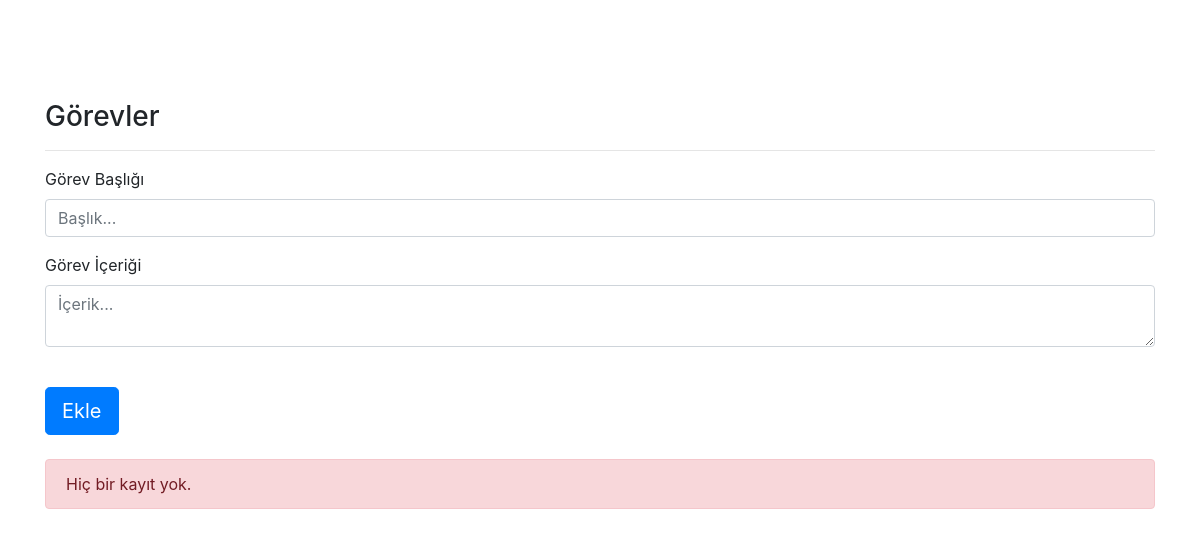
Before: / with the older database file.
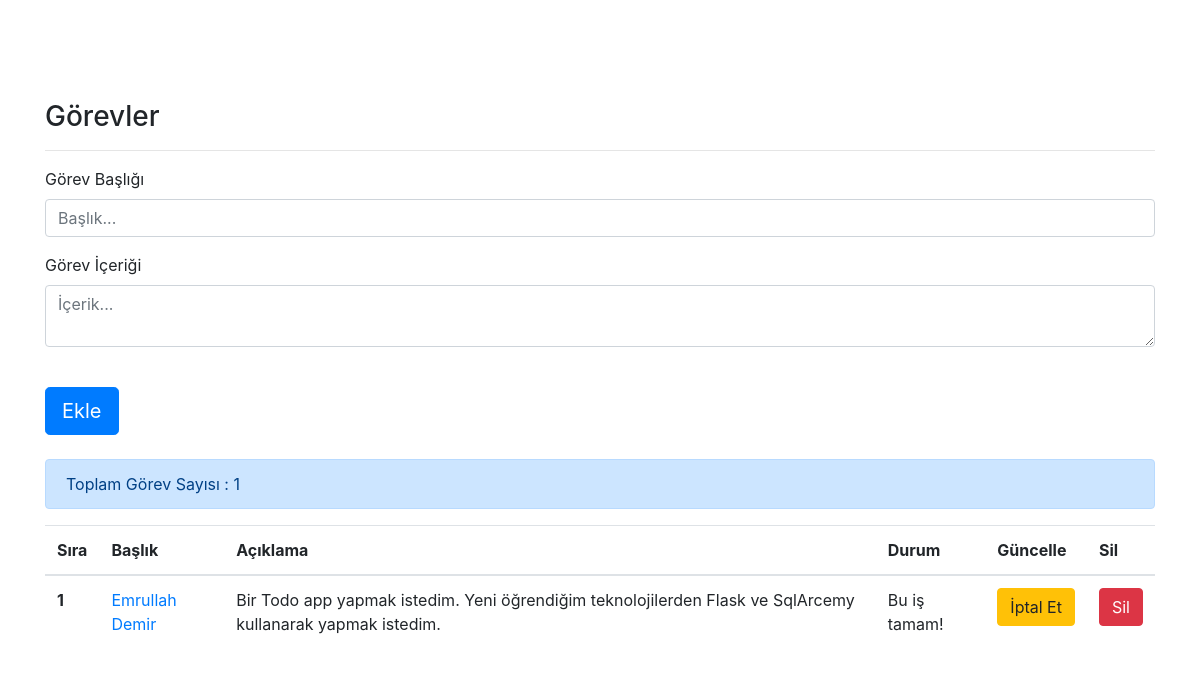
After: the same page with the newer database file.
### todo.py (models this page shows)
class Todo(db.Model):
    id = db.Column(db.Integer, primary_key=True)
    title = db.Column(db.String(80))
    content = db.Column(db.Text)
    complete = db.Column(db.Boolean)

### todo.py (the view)
@app.route("/")
def Index():
    todos = Todo.query.all()
    count = len(todos)
    return render_template("index.html", todos=todos, count=count)

### templates/index.html (shortened to what this page needs)
<!DOCTYPE html>
<html lang="en">
  <head>
    <link
      rel="stylesheet"
      href="https://maxcdn.bootstrapcdn.com/bootstrap/4.0.0/css/bootstrap.min.css"
    />
  </head>
  <body>
    <div style="margin-top: 100px" class="container">
      <h3>Görevler</h3>
      <hr />
      <form action="/add" method="post">
        <div class="form-group">
          <label for="formGroupExampleInput">Görev Başlığı</label>
          <input
            type="text"
            class="form-control"
            id="formGroupExampleInput"
            placeholder="Başlık..."
            name="title"
          />
        </div>
        <div class="form-group">
          <label for="formGroupExampleInput2">Görev İçeriği</label>
          <textarea
            type="text"
            class="form-control"
            id="formGroupExampleInput2"
            placeholder="İçerik..."
            name="content"
          ></textarea>
        </div>
        <br />
        <button type="submit" class="btn btn-primary btn-lg">Ekle</button>
      </form>
      <br />
      {% if count == 0 %}
      <div class="alert alert-danger" role="alert">Hiç bir kayıt yok.</div>
      {% else %}
      <div class="alert alert-primary" role="alert">
        Toplam Görev Sayısı : {{count}}
      </div>
      <table class="table">
        <thead>
          <tr>
            <th scope="col">Sıra</th>
            <th scope="col">Başlık</th>
            <th scope="col">Açıklama</th>
            <th scope="col">Durum</th>
            <th scope="col">Güncelle</th>
            <th scope="col">Sil</th>
          </tr>
        </thead>
        <tbody>
          {% for item in todos %}
          <tr>
            <th scope="row">{{item.id}}</th>
            <td><a href="detail/{{item.id}}">{{item.title}}</a> </td>
            <td>{{item.content}}</td>
            {% if item.complete == False %}
            <td>Olmamış :(</td>
            {% else %}
            <td>Bu iş tamam!</td>
            {% endif %}
            {% if item.complete == False %}
            <td>
              <a href="/complete/{{item.id}}" class="btn btn-success"
                >Tamamla</a
              >
            </td>
            {% else %}
            <td>
              <a href="/complete/{{item.id}}" class="btn btn-warning"
                >İptal Et</a
              >
            </td>
            {% endif %}
            <td>
              <a href="/delete/{{item.id}}" class="btn btn-danger">Sil</a>
            </td>
          </tr>
          {% endfor %}
        </tbody>
      </table>
      {% endif %}
      <br />
    </div>
  </body>
</html>

Changed rows visible on the page:
added Todo: id "1", title "Emrullah Demir", content "Bir Todo app yapmak istedim. Yeni öğrendiğim teknolojilerden Flask ve SqlArcemy kullanarak yapmak istedim.", complete "Bu iş tamam!"
Other visible differences:
{{ count }}: (not shown) → "1"
text no longer shown: "Hiç bir kayıt yok."
text now shown: "Toplam Görev Sayısı : Sıra Başlık Açıklama Durum Güncelle Sil"
